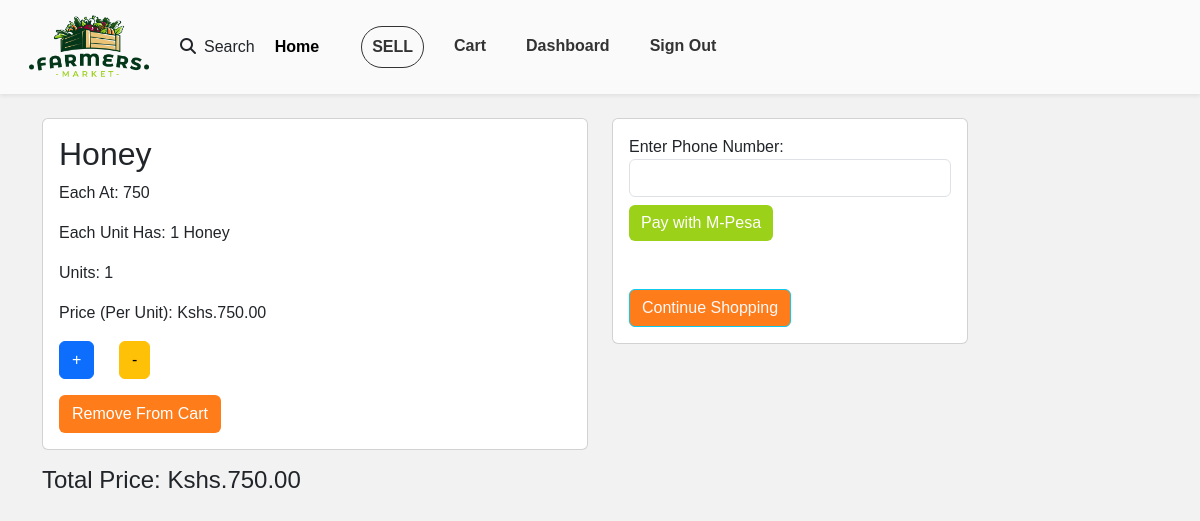
Page /cart/cart_detail (signed in) on the earlier database version.
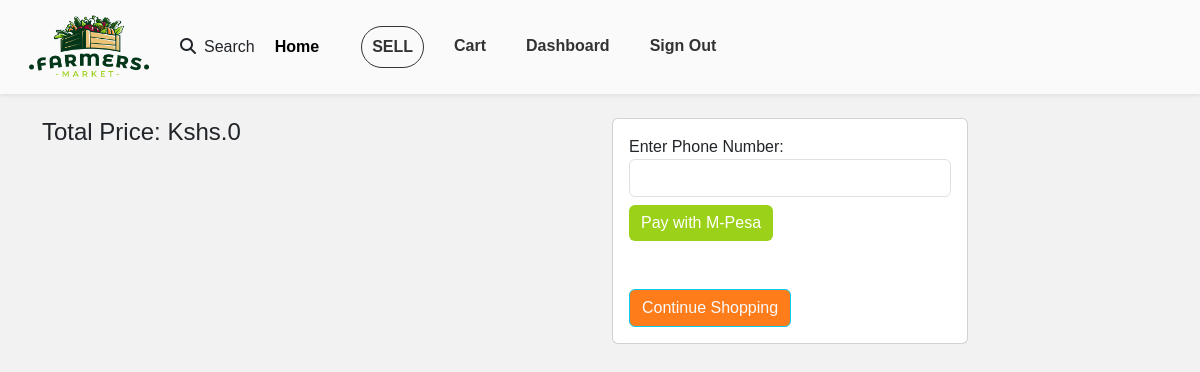
Same page on the later database version.
### cart/models.py (models this page shows, shortened)
class Cart(models.Model):
    user = models.ForeignKey(User, on_delete=models.CASCADE)
    product = models.ForeignKey(Product, on_delete=models.CASCADE)
    units =models.IntegerField(default=1)
    total_price = models.DecimalField(max_digits=10, decimal_places=2, blank=True, null=True)

### product/models.py (models this page shows, shortened)
class Product(models.Model):
    CATEGORIES = (
        ("Vegetables", "Vegetables"),
        ("Fruits", "Fruits"),
        ("Meat, Poultry & Dairy", "Meat, Poultry & Dairy"),
        ("Farm Feeds", "Farm Feeds")
    )
    owner = models.ForeignKey(User, on_delete=models.CASCADE)
    name = models.CharField(max_length=30)
    category = models.CharField(max_length=25, default="Vegetables", choices=CATEGORIES)
    quantity = models.IntegerField(default=5)
    description = models.CharField(max_length=200)
    image = models.ImageField(upload_to="products")
    price = models.IntegerField()
    location = models.CharField(max_length=50)
    unit_price = models.DecimalField(max_digits=10, decimal_places=2, blank=True, null=True)

### cart/views.py (the view)
# urls.py: path("cart_detail", views.cart_detail, name='cart_detail'),
@login_required
def cart_detail(request):
    cart_items = Cart.objects.filter(user=request.user)
    total_price = sum(item.units * item.product.unit_price for item in cart_items)
    context = {
        'cart_items': cart_items,
        'total_price': total_price
    }
    return render(request, "cart/cart_detail.html", context)

### cart/templates/cart/cart_detail.html (shortened to what this page needs)
{% extends 'Account/base.html' %}
{% block content %}
<div class="container mt-4">
    <div class="row">
        <div class="col-md-6">
            {% for item in cart_items %}
            <div class="card mb-3">
                <div class="card-body text-capitalize">
                    <h2 class="card-title text-capitalize">{{ item.product.name }}</h2>
                    <p class="card-text">Each at: {{ item.product.price }} </p>
                    <p class="card-text">Each unit has: {{ item.product.quantity }} {{ item.product.name }}</p>
                    <p class="card-text">Units: {{ item.units }}</p>
                    <p class="card-text">Price (per unit): Kshs.{{ item.product.unit_price }}</p>
                    <div class="row" style="max-width: 120px"  >
                        <div class="col">
                            <form method="post" action="{% url 'cart:increment_units' item.id %}">
                                <button type="submit" class="btn btn-primary" >+</button>
                            </form>
                        </div>
                        <div class="col">
                            <form method="post" action="{% url 'cart:decrement_units' item.id %}">
                                <button type="submit" class="btn btn-warning">-</button>
                            </form>
                        </div>
                    </div>
                    <a href="{% url 'cart:removefromcart' item.id %}" class="btn mt-3" style="background-color:#ff7c1a; color:white">Remove from Cart</a>
                </div>
            </div>
            {% endfor %}
            <h4>Total Price: Kshs.{{ total_price }}</h4>
        </div>
        <div class="col-md-4">
            <div class="card">
                <div class="card-body">
                    <form method="post" action="{% url 'cart:mpesa_pay' request.user.id %}">
                        <div class="form-group">
                            <label for="phone_number">Enter Phone Number:</label>
                            <input type="text" name="phone_number" id="phone_number" class="form-control" required>
                        </div>
                        <button type="submit" class="btn border-0 mt-2" style="background-color:#9cd11a; color:white">Pay with M-Pesa</button>
                    </form>
                </div>
                    <div class="card-body">
                        <a href="{% url 'product:home' %}" class="btn btn-info mt-3 text-light" style="background-color:#ff7c1a; color:white">Continue Shopping</a>
                    </div>
            </div>
        </div>
    </div>
</div>
{% endblock %}

### Account/templates/Account/base.html (shortened to what this page needs)
{% load static %}
<!DOCTYPE html>
<html lang="en">
<head>
    <link href="https://cdn.jsdelivr.net/npm/bootstrap@5.3.2/dist/css/bootstrap.min.css" rel="stylesheet">
    <link rel="stylesheet" href="https://cdnjs.cloudflare.com/ajax/libs/font-awesome/6.4.2/css/all.min.css">
</head>
<body>
    {% include 'navbar.html' %}
    {% block content %}
    {% endblock %}
</body>
</html>

### Account/templates/navbar.html (shortened to what this page needs)
{% load static %}
<nav class="navbar navbar-expand-lg shadow-sm" style="background-color: #fafafa;">
  <div class="container-fluid text-center">
      <a class="navbar-brand" href="{% url 'product:home' %}">
        <img src="{% static 'Account/assets/fml2-02.png' %}" style="border-radius: 10%; width: 150px; height: 80px" alt="logo">
      </a>
      <a class="nav-link " href="/product_search/"> <i class="fa-solid fa-magnifying-glass"> &nbsp; </i>Search</a>
      <div class="collapse navbar-collapse" id="navbarNav">
          <ul class="navbar-nav ml-auto">
              <li class="nav-item">
                <a class="nav-link active border-0" aria-current="page" href="{% url 'product:home' %}">Home</a>
              </li>
          </ul>
          <div class="container color-white">
            <ul class="navbar-nav ml-auto">
                  <li class="nav-item">
                    <a class="nav-link" href="{% url 'product:create_product' %}"><strong>SELL</strong></a>
                  </li>
                  {% if user.is_authenticated %}
                    <li class="nav-item">
                      <a class="nav-link border-0" href="{% url 'cart:cart_detail'  %}">Cart</a>
                    </li>
                    <li class="nav-item">
                      <a class="nav-link border-0" href="{% url 'dashboard:index'  %}">Dashboard</a>
                    </li>
                    <li class="nav-item">
                      <a class="nav-link border-0" href="{% url 'Account:signout' %}">Sign Out</a>
                    </li>
                  {% endif %}
            </ul>
          </div>
      </div>
  </div>
</nav>

### Account/templates/Account/base.html (style rules this page uses)
body, p, h1, h2, h3, h4, h5, h6, span, div, a, li, ul, ol, button, input, select, textarea { font-family: 'Montserrat', sans-serif; }
body { background-color: #f2f2f2; background-repeat: no-repeat; background-size: cover; }

### Account/templates/navbar.html (style rules this page uses)
.navbar { background-color: #9cd11a; padding: 02px; }
.navbar-brand img { border-radius: 50%; width: 100px; height: 100px; }
.navbar-nav .nav-link { color: #343333; font-weight: bold; margin-right: 10px; }
.navbar-nav .active { color: #555; }
.navbar-nav.ml-auto .nav-item { margin-left: 10px; }
.navbar-nav.ml-auto .nav-link { border: solid 1px #333; padding: 8px 10px; border-radius: 50px; display: flex; }

Differences in the rows shown:
removed Cart: product.name "Honey", product.price "750", product.quantity "1", units "1", product.unit_price "750.00"
Other differences:
{{ total_price }}: "750.00" → "0"
